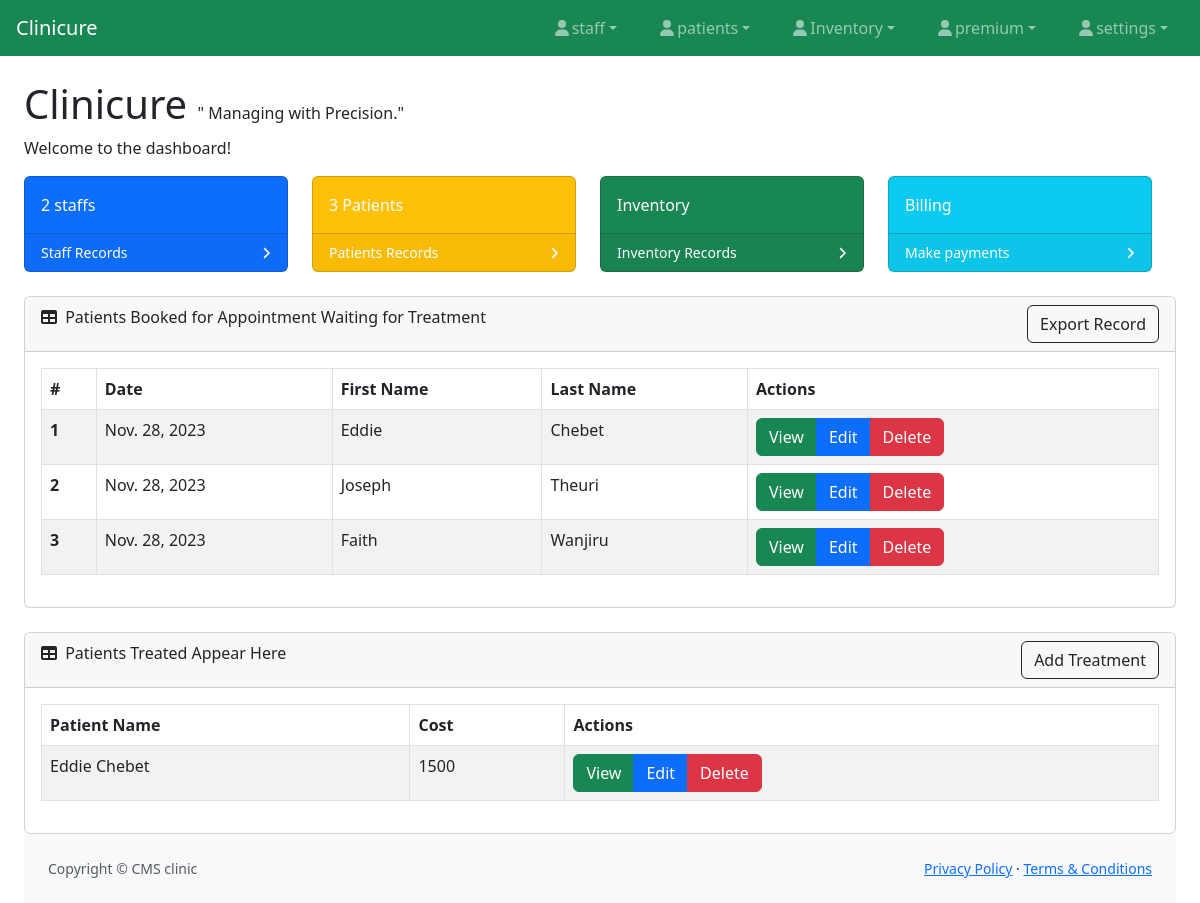
The app's page /, older data.
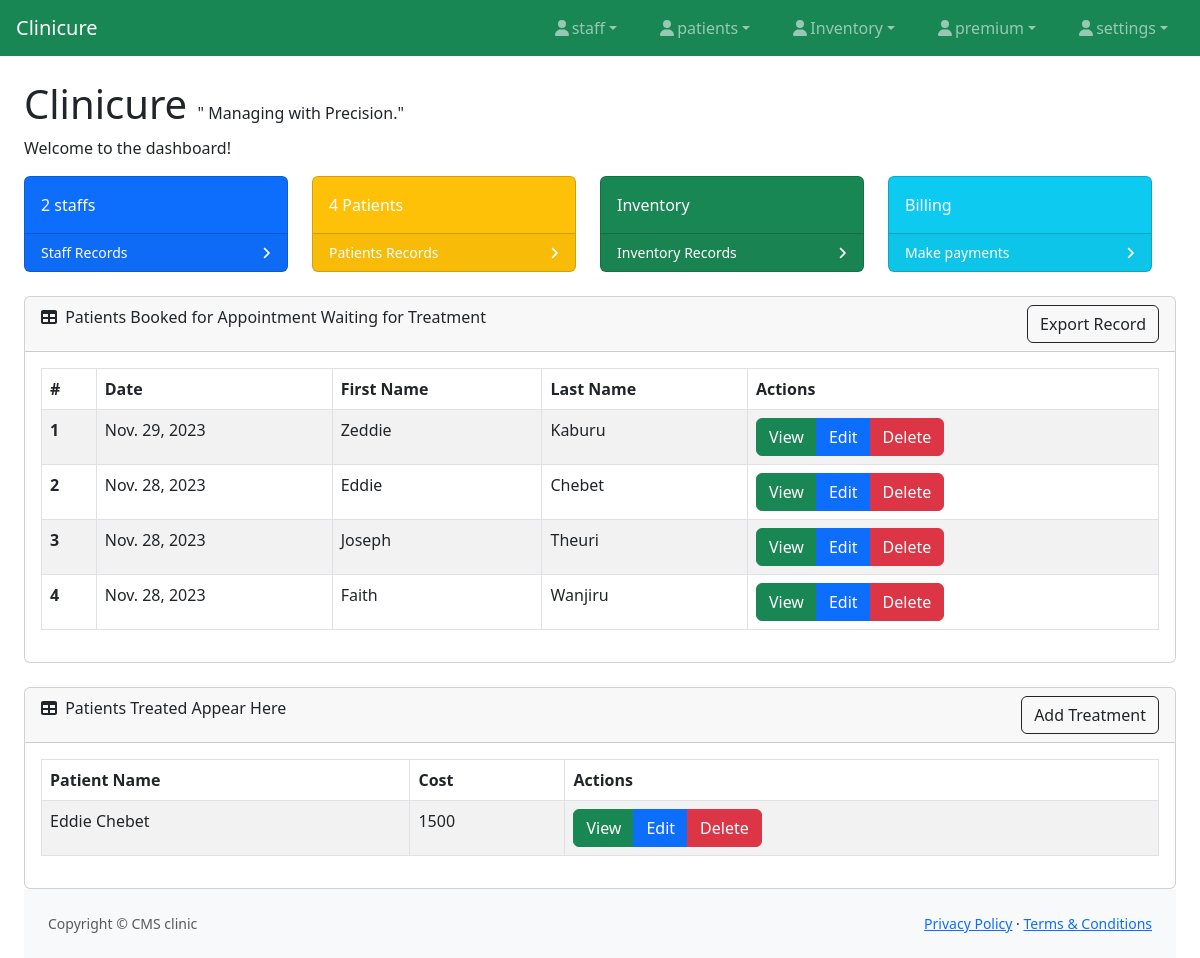
The same page, newer data.
### patients/models.py (models this page shows, shortened)
class patients(models.Model):
    GENDER_CHOICES = [
        ('M', 'Male'),
        ('F', 'Female'),
        ('O', 'Other'),
    ]
    date_added = models.DateField(auto_now=True)
    staffs = models.ForeignKey(staffs, on_delete=models.CASCADE, null=True)
    first_name = models.CharField(max_length=100)
    last_name = models.CharField(max_length=100)
    date_of_birth = models.DateField()
    gender = models.CharField(max_length=1, choices=GENDER_CHOICES)
    email = models.EmailField(blank=True, null=True)
    phone_number = models.CharField(max_length=15, blank=True, null=True)
    address = models.TextField(blank=True, null=True)
    def __str__(self):
        return f"{self.first_name} {self.last_name}"

class treatment(models.Model):
    date_treated = models.DateField(auto_now=True)
    patient_name = models.ForeignKey(patients, on_delete=models.CASCADE, null=True)
    symptoms = models.TextField(blank=True, null=True)
    conclusion = models.TextField()
    medication = models.TextField()
    cost = models.CharField(max_length=100)

### patients/views.py (the view)
# urls.py: path('',views.viewpatients, name='view_patients'),
def viewpatients(request):
    patient = patients.objects.all()
    staff_count = staffs.objects.count()
    patient_count = patients.objects.count()
    treat = treatment.objects.all()
    latest_treats = treatment.objects.order_by('date_treated')[:]
    latest_patients = patients.objects.order_by('-date_added')[:]
    context = {
        'patient': patient,
        'treat': treat,
        'staff_count': staff_count,
        'patient_count': patient_count,
        'latest_patients': latest_patients,
        'latest_treats': latest_treats,
    }
    return render(request, 'view_patients.html', context)

### patients/templates/view_patients.html (shortened to what this page needs)
{% extends 'base.html' %}
{% block body %}
<body>
    <div class="card">
        <div class="card-header">
            <i class="fas fa-table me-1"></i> Patients Booked for Appointment Waiting for Treatment
            <a href="{% url 'patients:download' %}" class="text-decoration-none btn border-dark float-end">Export Record</a>
        </div>
        <div class="card-body">
            <table class="table table-striped table-bordered" id="datatablesSimple">
                <thead class="thead-dark">
                    <tr>
                        <th scope="col">#</th>
                        <th>Date</th>
                        <th>First Name</th>
                        <th>Last Name</th>
                        <th>Actions</th>
                    </tr>
                </thead>
                <tbody>
                    {% for y in latest_patients %}
                    <tr>
                        <th  scope="row" aria-sort="descending">{{ forloop.counter }}</th>
                        <td>{{ y.date_added }}</td>
                        <td>{{ y.first_name }}</td>
                        <td>{{ y.last_name }}</td>
                        <td>
                            <div class="btn-group" role="group">
                                <a href="{% url 'patients:detailed_patient' y.id %}" class="btn btn-success">View</a>
                                <a href="{% url 'patients:update_patient' y.id %}" class="btn btn-primary">Edit</a>
                                <a href="{% url 'patients:delete_patient' y.id %}" class="btn btn-danger">Delete</a>
                            </div>
                        </td>
                    </tr>
                    {% endfor %}
                </tbody>
            </table>
        </div>
    </div>
    <div class="card mt-4">
        <div class="card-header">
            <i class="fas fa-table me-1"></i> Patients Treated Appear Here
             <a href="{% url 'patients:add_treat' %}" class="text-decoration-none btn border-dark float-end">Add Treatment</a>
        </div>
        <div class="card-body">
            <table class="table table-striped table-bordered" id="datatablesSimple1">
                <thead class="thead-dark">
                    <tr>
                        <th>Patient Name</th>
                        <th>Cost</th>
                        <th>Actions</th>
                    </tr>
                </thead>
                <tbody>
                    {% for y in  latest_treats %}
                    <tr>
                        <td>{{ y.patient_name }}</td>
                        <td>{{ y.cost }}</td>
                        <td>
                            <div class="btn-group" role="group">
                                <a href="{% url 'patients:detailed_treat' y.id %}" class="btn btn-success">View</a>
                                <a href="{% url 'patients:update_treat' y.id %}" class="btn btn-primary">Edit</a>
                                <a href="{% url 'patients:delete_treat' y.id %}" class="btn btn-danger">Delete</a>
                            </div>
                        </td>
                    </tr>
                    {% endfor %}
                </tbody>
            </table>
        </div>
    </div>
</body>
{% endblock %}

Row changes from the older to the newer data that the page shows:
added patients: date_added "Nov. 29, 2023", first_name "Zeddie", last_name "Kaburu"
Text that changed along with them:
{{ patient_count }}: "3" → "4"
